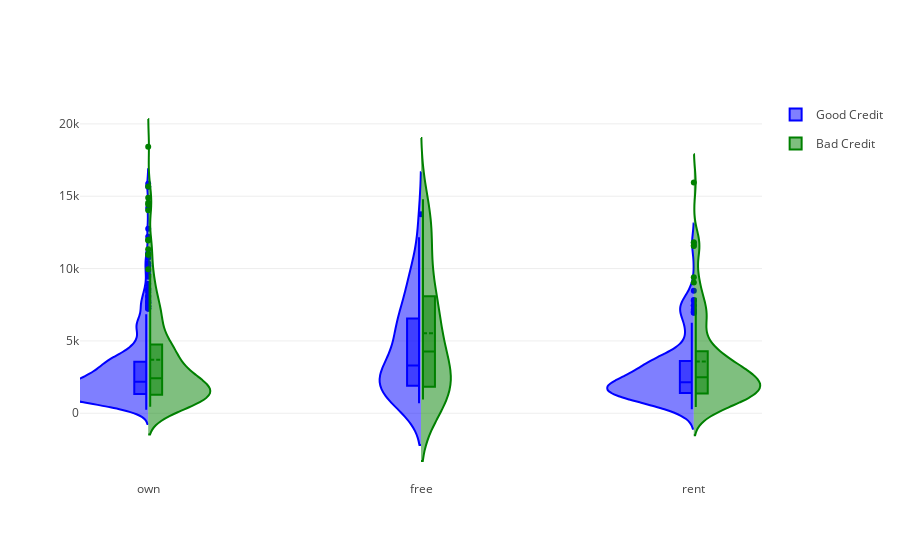

Notebook code for this chart:
### Markdown cell above
### Distribution of Credit Amount by Housing

### Code cell
fig = {
    "data": [
        {
            "type": "violin",
            "x": df_good["Housing"],
            "y": df_good["Credit amount"],
            "legendgroup": "Good Credit",
            "scalegroup": "No",
            "name": "Good Credit",
            "side": "negative",
            "box": {
                "visible": True
            },
            "meanline":{
               "visble" : True
            },
            "line": {
                "color": "blue"
            }
        },
        {
            "type": "violin",
            "x": df_bad["Housing"],
            "y": df_bad["Credit amount"],
            "legendgroup": "Bad Credit",
            "scalegroup": "No",
            "name": "Bad Credit",
            "side": "positive",
            "box": {
                "visible": True
            },
            "meanline": {
                "visible": True
            },
            "line": {
                "color": "green"
            }
        }
    ],
    "layout": {
        "yaxis":{
            "zeroline": False,
        },
        "violingap": 0,
        "violinmode": "overlay"
    }
}

py.iplot(fig, filename = "violin/split", validate = False)

### Figure 1 — Plotly figure (JSON) as saved in the notebook; plotly's stock layout.template omitted (floating-point values rounded to 4 significant figures; data arrays with more than 128 entries replaced by an {"elided": "..."} marker saying what was removed)
{"data": [{"box": {"visible": true}, "legendgroup": "Good Credit", "line": {"color": "blue"}, "meanline": {"visble": true}, "name": "Good Credit", "scalegroup": "No", "side": "negative", "type": "violin", "x": {"elided": "700 str values"}, "y": {"elided": "700 int values"}}, {"box": {"visible": true}, "legendgroup": "Bad Credit", "line": {"color": "green"}, "meanline": {"visible": true}, "name": "Bad Credit", "scalegroup": "No", "side": "positive", "type": "violin", "x": {"elided": "300 str values"}, "y": {"elided": "300 int values"}}], "layout": {"violingap": 0, "violinmode": "overlay", "yaxis": {"zeroline": false}}}
